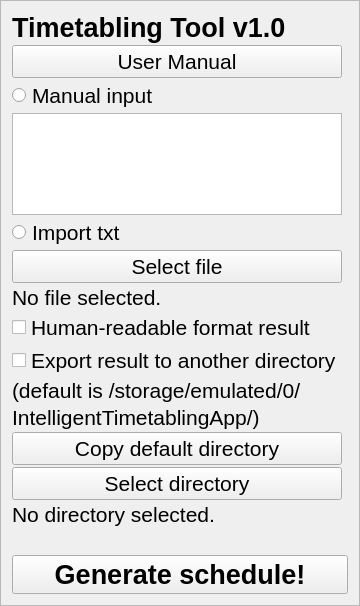
<?xml version="1.0" encoding="UTF-8"?>
<ui version="4.0">
 <class>MainWindow</class>
 <widget class="QMainWindow" name="MainWindow">
  <property name="geometry">
   <rect>
    <x>0</x>
    <y>0</y>
    <width>360</width>
    <height>606</height>
   </rect>
  </property>
  <property name="windowTitle">
   <string>MainWindow</string>
  </property>
  <widget class="QWidget" name="centralWidget">
   <property name="font">
    <font>
     <kerning>true</kerning>
    </font>
   </property>
   <property name="autoFillBackground">
    <bool>false</bool>
   </property>
   <layout class="QGridLayout" name="gridLayout">
    <property name="leftMargin">
     <number>0</number>
    </property>
    <property name="topMargin">
     <number>0</number>
    </property>
    <property name="rightMargin">
     <number>0</number>
    </property>
    <property name="bottomMargin">
     <number>0</number>
    </property>
    <property name="spacing">
     <number>6</number>
    </property>
    <item row="0" column="0">
     <widget class="QScrollArea" name="scrollArea">
      <property name="font">
       <font>
        <pointsize>15</pointsize>
       </font>
      </property>
      <property name="verticalScrollBarPolicy">
       <enum>Qt::ScrollBarAlwaysOff</enum>
      </property>
      <property name="horizontalScrollBarPolicy">
       <enum>Qt::ScrollBarAlwaysOff</enum>
      </property>
      <property name="widgetResizable">
       <bool>true</bool>
      </property>
      <widget class="QWidget" name="scrollAreaContents">
       <property name="geometry">
        <rect>
         <x>0</x>
         <y>0</y>
         <width>359</width>
         <height>604</height>
        </rect>
       </property>
       <layout class="QGridLayout" name="gridLayout_2">
        <property name="verticalSpacing">
         <number>2</number>
        </property>
        <item row="5" column="0">
         <widget class="QPushButton" name="importTxtPButton">
          <property name="sizePolicy">
           <sizepolicy hsizetype="Minimum" vsizetype="Fixed">
            <horstretch>0</horstretch>
            <verstretch>0</verstretch>
           </sizepolicy>
          </property>
          <property name="font">
           <font>
            <pointsize>16</pointsize>
           </font>
          </property>
          <property name="text">
           <string>Select file</string>
          </property>
         </widget>
        </item>
        <item row="4" column="0">
         <widget class="QRadioButton" name="importTxtRButton">
          <property name="sizePolicy">
           <sizepolicy hsizetype="Minimum" vsizetype="Fixed">
            <horstretch>0</horstretch>
            <verstretch>0</verstretch>
           </sizepolicy>
          </property>
          <property name="font">
           <font>
            <pointsize>16</pointsize>
           </font>
          </property>
          <property name="text">
           <string>Import txt</string>
          </property>
         </widget>
        </item>
        <item row="6" column="0" colspan="2">
         <widget class="QLabel" name="fileNameLabel">
          <property name="sizePolicy">
           <sizepolicy hsizetype="Preferred" vsizetype="Preferred">
            <horstretch>0</horstretch>
            <verstretch>0</verstretch>
           </sizepolicy>
          </property>
          <property name="font">
           <font>
            <pointsize>16</pointsize>
           </font>
          </property>
          <property name="text">
           <string>No file selected.</string>
          </property>
         </widget>
        </item>
        <item row="7" column="0">
         <widget class="QCheckBox" name="readableFormatCButton">
          <property name="sizePolicy">
           <sizepolicy hsizetype="Minimum" vsizetype="Fixed">
            <horstretch>0</horstretch>
            <verstretch>0</verstretch>
           </sizepolicy>
          </property>
          <property name="font">
           <font>
            <pointsize>16</pointsize>
           </font>
          </property>
          <property name="text">
           <string>Human-readable format result</string>
          </property>
         </widget>
        </item>
        <item row="9" column="0">
         <widget class="QLabel" name="label_2">
          <property name="sizePolicy">
           <sizepolicy hsizetype="Preferred" vsizetype="Preferred">
            <horstretch>0</horstretch>
            <verstretch>0</verstretch>
           </sizepolicy>
          </property>
          <property name="font">
           <font>
            <pointsize>16</pointsize>
           </font>
          </property>
          <property name="text">
           <string>(default is /storage/emulated/0/</string>
          </property>
         </widget>
        </item>
        <item row="17" column="0" colspan="2">
         <widget class="QPushButton" name="runPButton">
          <property name="sizePolicy">
           <sizepolicy hsizetype="Minimum" vsizetype="Fixed">
            <horstretch>0</horstretch>
            <verstretch>0</verstretch>
           </sizepolicy>
          </property>
          <property name="font">
           <font>
            <pointsize>20</pointsize>
            <weight>75</weight>
            <bold>true</bold>
           </font>
          </property>
          <property name="text">
           <string>Generate schedule!</string>
          </property>
         </widget>
        </item>
        <item row="8" column="0">
         <widget class="QCheckBox" name="exportCButton">
          <property name="sizePolicy">
           <sizepolicy hsizetype="Minimum" vsizetype="Fixed">
            <horstretch>0</horstretch>
            <verstretch>0</verstretch>
           </sizepolicy>
          </property>
          <property name="font">
           <font>
            <pointsize>16</pointsize>
           </font>
          </property>
          <property name="text">
           <string>Export result to another directory</string>
          </property>
         </widget>
        </item>
        <item row="2" column="0">
         <widget class="QRadioButton" name="manualInputRButton">
          <property name="sizePolicy">
           <sizepolicy hsizetype="Minimum" vsizetype="Fixed">
            <horstretch>0</horstretch>
            <verstretch>0</verstretch>
           </sizepolicy>
          </property>
          <property name="font">
           <font>
            <pointsize>16</pointsize>
           </font>
          </property>
          <property name="text">
           <string>Manual input</string>
          </property>
         </widget>
        </item>
        <item row="15" column="0" colspan="2">
         <widget class="QLabel" name="directoryLabel">
          <property name="sizePolicy">
           <sizepolicy hsizetype="Preferred" vsizetype="Preferred">
            <horstretch>0</horstretch>
            <verstretch>0</verstretch>
           </sizepolicy>
          </property>
          <property name="font">
           <font>
            <pointsize>16</pointsize>
           </font>
          </property>
          <property name="text">
           <string>No directory selected.</string>
          </property>
         </widget>
        </item>
        <item row="16" column="0">
         <widget class="QLabel" name="label_4">
          <property name="sizePolicy">
           <sizepolicy hsizetype="Preferred" vsizetype="Preferred">
            <horstretch>0</horstretch>
            <verstretch>0</verstretch>
           </sizepolicy>
          </property>
          <property name="font">
           <font>
            <pointsize>16</pointsize>
           </font>
          </property>
          <property name="text">
           <string/>
          </property>
         </widget>
        </item>
        <item row="0" column="0">
         <widget class="QLabel" name="label">
          <property name="sizePolicy">
           <sizepolicy hsizetype="Preferred" vsizetype="Preferred">
            <horstretch>0</horstretch>
            <verstretch>0</verstretch>
           </sizepolicy>
          </property>
          <property name="font">
           <font>
            <pointsize>20</pointsize>
            <weight>75</weight>
            <bold>true</bold>
           </font>
          </property>
          <property name="text">
           <string>Timetabling Tool v1.0</string>
          </property>
         </widget>
        </item>
        <item row="1" column="0">
         <widget class="QPushButton" name="userManualPButton">
          <property name="sizePolicy">
           <sizepolicy hsizetype="Minimum" vsizetype="Fixed">
            <horstretch>0</horstretch>
            <verstretch>0</verstretch>
           </sizepolicy>
          </property>
          <property name="font">
           <font>
            <pointsize>16</pointsize>
           </font>
          </property>
          <property name="text">
           <string>User Manual</string>
          </property>
         </widget>
        </item>
        <item row="3" column="0">
         <widget class="QTextEdit" name="manualInputEdit">
          <property name="sizePolicy">
           <sizepolicy hsizetype="Expanding" vsizetype="Expanding">
            <horstretch>0</horstretch>
            <verstretch>0</verstretch>
           </sizepolicy>
          </property>
          <property name="font">
           <font>
            <pointsize>13</pointsize>
           </font>
          </property>
         </widget>
        </item>
        <item row="11" column="0">
         <widget class="QPushButton" name="copyDirPButton">
          <property name="sizePolicy">
           <sizepolicy hsizetype="Minimum" vsizetype="Fixed">
            <horstretch>0</horstretch>
            <verstretch>0</verstretch>
           </sizepolicy>
          </property>
          <property name="font">
           <font>
            <pointsize>16</pointsize>
           </font>
          </property>
          <property name="text">
           <string>Copy default directory</string>
          </property>
         </widget>
        </item>
        <item row="12" column="0">
         <widget class="QPushButton" name="exportPButton">
          <property name="sizePolicy">
           <sizepolicy hsizetype="Minimum" vsizetype="Fixed">
            <horstretch>0</horstretch>
            <verstretch>0</verstretch>
           </sizepolicy>
          </property>
          <property name="font">
           <font>
            <pointsize>16</pointsize>
           </font>
          </property>
          <property name="text">
           <string>Select directory</string>
          </property>
         </widget>
        </item>
        <item row="10" column="0">
         <widget class="QLabel" name="label_5">
          <property name="font">
           <font>
            <pointsize>16</pointsize>
           </font>
          </property>
          <property name="text">
           <string>IntelligentTimetablingApp/)</string>
          </property>
         </widget>
        </item>
       </layout>
      </widget>
     </widget>
    </item>
   </layout>
  </widget>
 </widget>
 <layoutdefault spacing="6" margin="11"/>
 <resources/>
 <connections/>
</ui>
